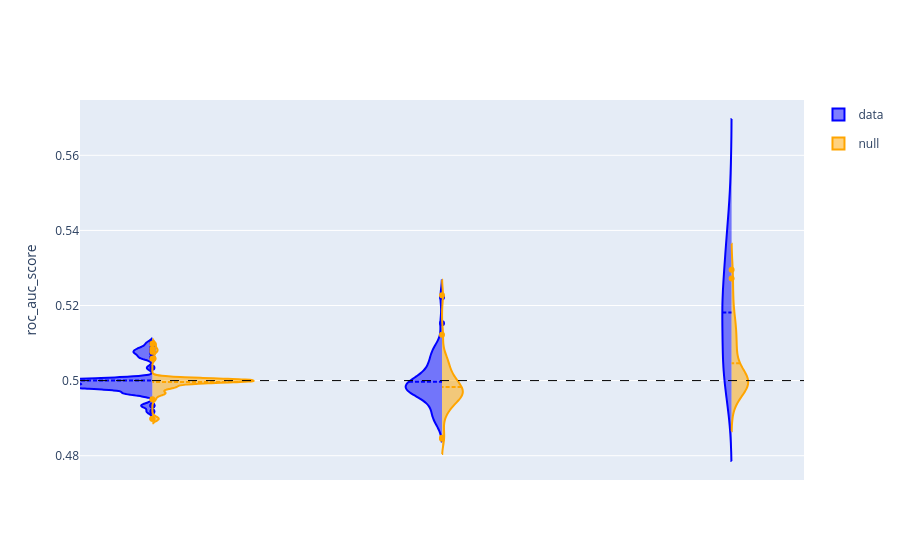

The notebook cell this image was saved under:
### Markdown cell above
## Child Measures - Medical Status

### Code cell
df1 = df_classify[(df_classify['target']=='DX_01_Cat_new_binarize') & 
                  (df_classify['assessment']=='Child Measures') & 
                  (df_classify['domains']=='Medical_Status_Measures')]


visualize.predictive_modeling(df=df1)

### Figure 1 — Plotly figure (JSON) as saved in the notebook; plotly's stock layout.template omitted (floating-point values rounded to 4 significant figures; data arrays with more than 128 entries replaced by an {"elided": "..."} marker saying what was removed)
{"data": [{"box": {"visible": false}, "legendgroup": "data", "line": {"color": "blue"}, "meanline": {"visible": true}, "name": "data", "scalegroup": "data", "side": "negative", "type": "violin", "x": {"elided": "150 str values"}, "y": {"elided": "150 float values"}}, {"box": {"visible": false}, "legendgroup": "null", "line": {"color": "orange"}, "meanline": {"visible": true}, "name": "null", "scalegroup": "null", "side": "positive", "type": "violin", "x": {"elided": "150 str values"}, "y": {"elided": "150 float values"}}], "layout": {"shapes": [{"line": {"color": "black", "dash": "dash", "width": 1}, "type": "line", "x0": 0, "x1": 1, "xref": "x domain", "y0": 0.5, "y1": 0.5, "yref": "y"}], "violingap": 0, "violinmode": "overlay", "xaxis": {"showticklabels": false}, "yaxis": {"title": {"text": "roc_auc_score"}}}}
